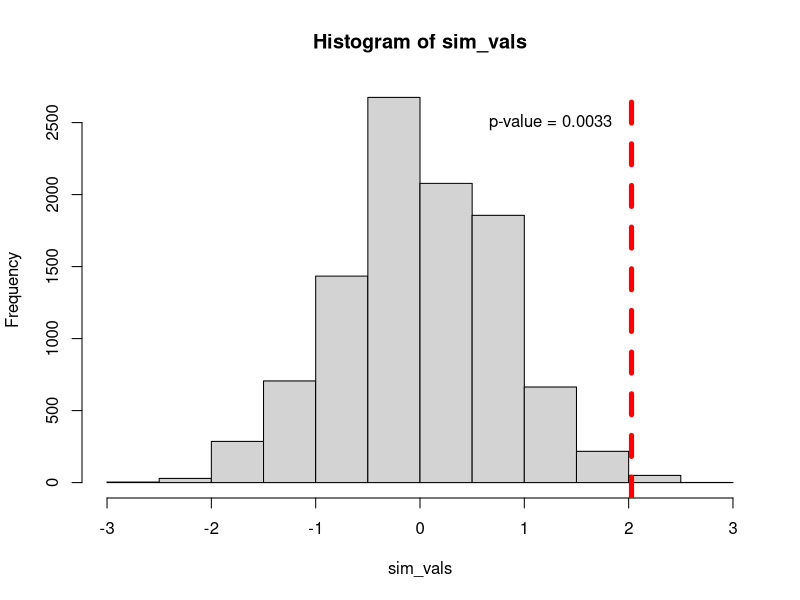

Here is the R script that generated this plot:
## ---- chunk 1
library(tidyverse)
library(here)
## ---- chunk 2
data <- read_csv(here("stats/nudge_final/data.csv"), show_col_types = F)
nudge_mean <- mean(data$nudge, na.rm = T)
no_nudge_mean <- mean(data$no_nudge)
sample_stat <- nudge_mean - no_nudge_mean
data
## ---- chunk 3
all_vals <- c(data$no_nudge, data$nudge)
all_vals <- all_vals[!is.na(all_vals)]

simulation <- function(all_vals) {
  shuffle <- sample(all_vals)
  no_nudge_sim <- shuffle[1:14]
  nudge_sim <- shuffle[15:27]
  difference <- mean(nudge_sim) - mean(no_nudge_sim)
  difference
}

sim_vals <- replicate(10000, simulation(all_vals))

p_value <- sum(sim_vals > sample_stat) / length(sim_vals)

hist(sim_vals)
abline(v = sample_stat, col = "red", lwd = 5, lty = "dashed")
text(x = 1.25, y = 2500, paste("p-value =", p_value))
## ---- chunk 4
null_sd <- sd(sim_vals)
null_mean <- mean(sim_vals)

t_score <- (sample_stat - null_mean) / null_sd
t_score
## ---- chunk 5
t.test(data$nudge, data$no_nudge)
